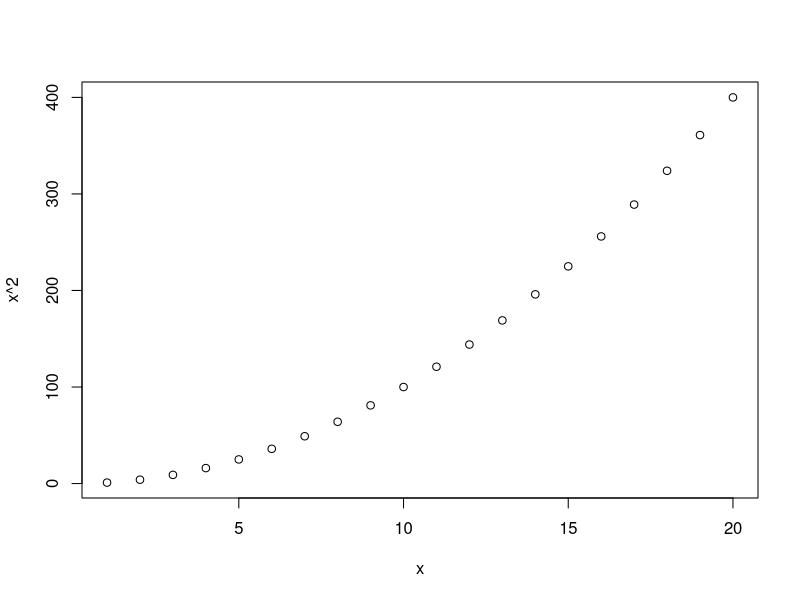

Here is the R script that generated this plot: (Note: this script raises an error after producing the figure.)
#la fonction plot()
x<-1:20
plot(x, x^2)

#Il existe plusieurs fonction de base pour les graphiques.
# plot()
# hist()
# barplot()
# barplot2()
# boxplot()
# Utilisation basique
boxplot(maMatrice)


#Arguments communs à toutes les fonctions
plot(x, x^2, xlim=c(0, 30), ylim=c(-100, 500), xlab="Variable x", ylab="Variable x au carré", main="Carré des valeurs de 1 à 20", cex.axis=1.5, cex.lab=1.5, cex.main=2, bty="l", pch=16)


# Sauvegarde dans un fichier image
# Dans l'onglet Plots : Export-'Save Plot As Image'
# File name :  boxPlot
# La même chose avec la commande : 
jpeg("boxPlot.jpeg") 
plot(x, x^2, xlim=c(0, 30), ylim=c(-100, 500), xlab="Variable x", ylab="Variable x au carré", main="Carré des valeurs de 1 à 20", cex.axis=1.5, cex.lab=1.5, cex.main=2, bty="l", pch=16)

#fermer la fenêtre graphique en cours et enregistre le fichier pour l'ocasion
dev.off()

#Il existe 71 paramétres pour affiner les graphiques
#liste des 71 paramétre de la fonction par()
par()



